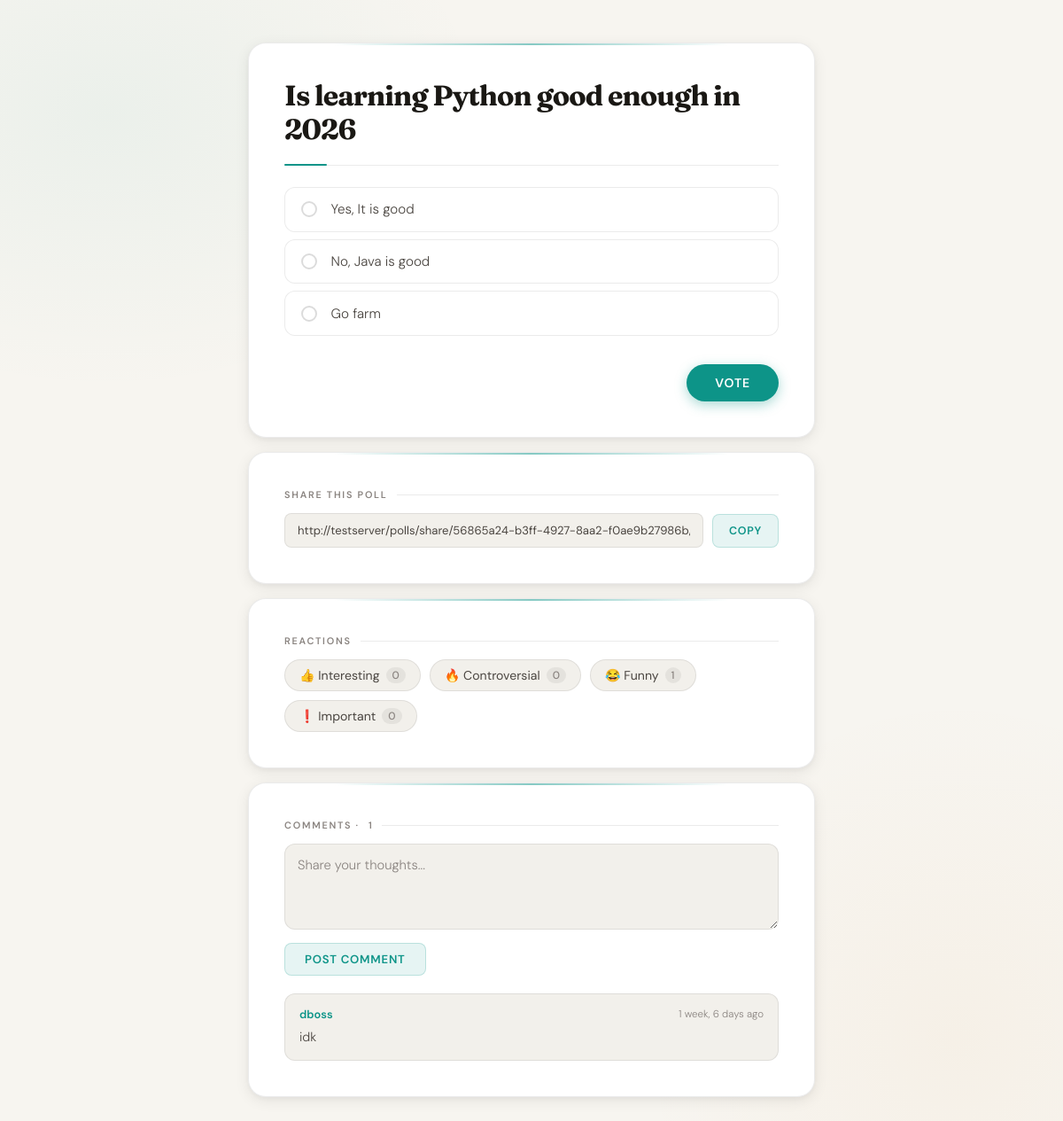
Page /polls/2/ (signed in) on the earlier database version.
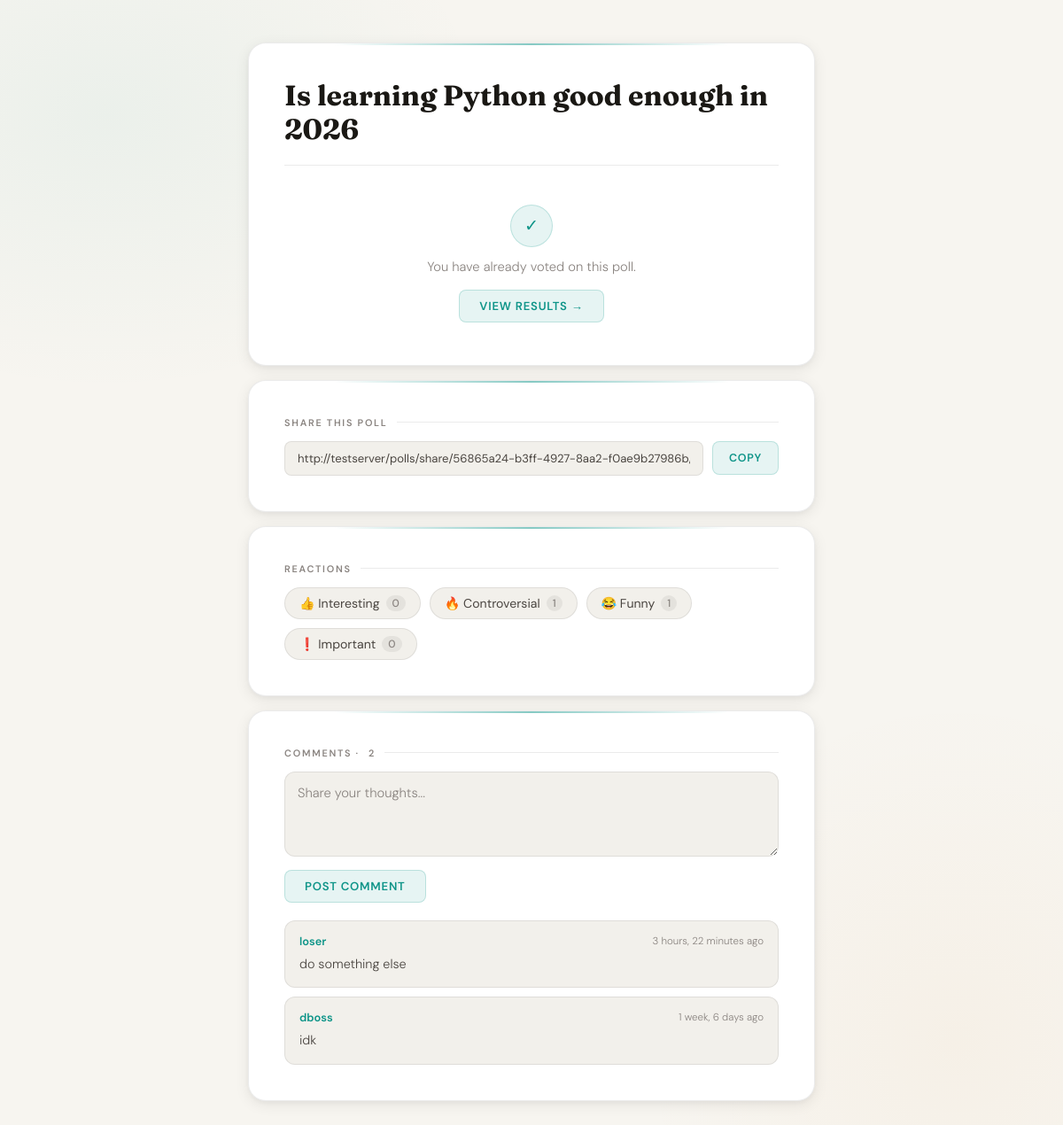
Same page on the later database version.
### polls/models.py (models this page shows, shortened)
class Question(models.Model):
  question_text = models.CharField(max_length=200)
  pub_date = models.DateTimeField("date published", auto_now_add=True)
  share_token = models.UUIDField(default=uuid.uuid4, unique=True, editable=False)
  created_by = models.ForeignKey(User, on_delete=models.CASCADE, null=True, blank=True, related_name='created_polls')

class Choice(models.Model):
  question = models.ForeignKey(Question, on_delete=models.CASCADE)
  choice_text = models.CharField(max_length=200)
  votes = models.IntegerField(default=0)

class Comment(models.Model):
  question = models.ForeignKey(Question, on_delete=models.CASCADE, related_name="comments")
  user = models.ForeignKey(User, on_delete=models.CASCADE)
  text = models.TextField(max_length=500)
  created_at = models.DateTimeField(auto_now_add=True)

### polls/views.py (the view)
# urls.py: path("<int:pk>/", views.detail, name="detail"),
def detail(request, pk):
    question = get_object_or_404(Question, pk=pk)
    comments = question.comments.order_by('-created_at')
    reaction_choices = Reaction._meta.get_field('reaction_type').choices
    reaction_counts = {
        r[0]: question.reactions.filter(reaction_type=r[0]).count()
        for r in reaction_choices
    }
    user_has_voted = Vote.objects.filter(question=question, user=request.user).exists()
    return render(request, 'polls/detail.html', {
        'question': question,
        'comments': comments,
        'reaction_choices': reaction_choices,
        'reaction_counts': reaction_counts,
        'user_has_voted': user_has_voted,
    })

### polls/templatetags/polls_extras.py (called while the page is built)
@register.filter
def get_item(dictionary, key):
    return dictionary.get(key, 0)

### polls/templates/polls/detail.html (shortened to what this page needs)
{% load polls_extras %}
{% load static %}
<!DOCTYPE html>
<html lang="en">
<head>
  <link rel="stylesheet" href="{% static 'polls/detail_style.css' %}">
</head>
<body>
<div class="page-wrapper">
  <div class="card vote-card">
    {% if user_has_voted %}
      <h1 class="already-voted-title">{{ question.question_text }}</h1>
      <div class="already-voted">
        <span class="already-voted-icon">✓</span>
        <p>You have already voted on this poll.</p>
        <a href="{% url 'polls:results' question.id %}" class="btn-results">View Results →</a>
      </div>
    {% else %}
      <form action="{% url 'polls:vote' question.id %}" method="post">
        <fieldset>
          <legend>
            <h1>{{ question.question_text }}</h1>
          </legend>
          {% for choice in question.choice_set.all %}
            <label for="choice{{ forloop.counter }}" class="choice-container">{{ choice.choice_text }}</label><br>
          {% endfor %}
        </fieldset>
        <div class="btn-cont">
          <input type="submit" value="Vote">
        </div>
      </form>
    {% endif %}
  </div>
  <div class="card share-card">
    <p class="section-label">Share this poll</p>
    <div class="share-input-row">
      <input
        id="share-url"
        type="text"
        class="share-input"
        value="{{ request.scheme }}://{{ request.get_host }}{% url 'polls:share' question.share_token %}"
        readonly
      />
      <button class="copy-btn" onclick="copyLink(event)">Copy</button>
    </div>
  </div>
  <div class="card reactions-card">
    <p class="section-label">Reactions</p>
    <div class="reactions-grid" id="reactions-grid">
      {% for value, label in reaction_choices %}
      <button
        class="reaction-btn"
        data-reaction="{{ value }}"
        type="button"
        onclick="sendReaction('{{ value }}')"
      >
        {{ label }}
        <span class="reaction-count" id="count-{{ value }}">{{ reaction_counts|get_item:value }}</span>
      </button>
      {% endfor %}
    </div>
  </div>
  <div class="card comments-card">
    <p class="section-label">Comments · <span id="comment-count">{{ comments.count }}</span></p>
    <div class="comment-form">
      <form id="comment-form">
        <textarea
          class="comment-textarea"
          id="comment-text"
          name="text"
          placeholder="Share your thoughts..."
          rows="3"
        ></textarea>
        <button class="comment-submit" type="submit">Post Comment</button>
      </form>
    </div>
    <div class="comment-list" id="comment-list">
      {% for comment in comments %}
      <div class="comment-item">
        <div class="comment-header">
          <span class="comment-author">{{ comment.user.username }}</span>
          <span class="comment-time">{{ comment.created_at|timesince }} ago</span>
        </div>
        <p class="comment-text">{{ comment.text }}</p>
      </div>
      {% empty %}
      <p class="no-comments" id="no-comments-msg">No comments yet — be the first!</p>
      {% endfor %}
    </div>
  </div>
</div>
</body>
</html>

Differences in the rows shown:
no longer on this page (row unchanged): Choice: choice_text "Yes, It is good"
no longer on this page (row unchanged): Choice: choice_text "No, Java is good"
no longer on this page (row edited): Choice: choice_text "Go farm"
added Comment: user.username "loser", created_at "3 hours, 22 minutes", text "do something else"
Other differences:
{{ comments.count }}: "1" → "2"
form field value: "Vote" → (not shown)
text now shown: "✓ You have already voted on this poll. VIEW RESULTS →"
new list line: "🔥 Controversial 1"
list line gone: "🔥 Controversial 0"
